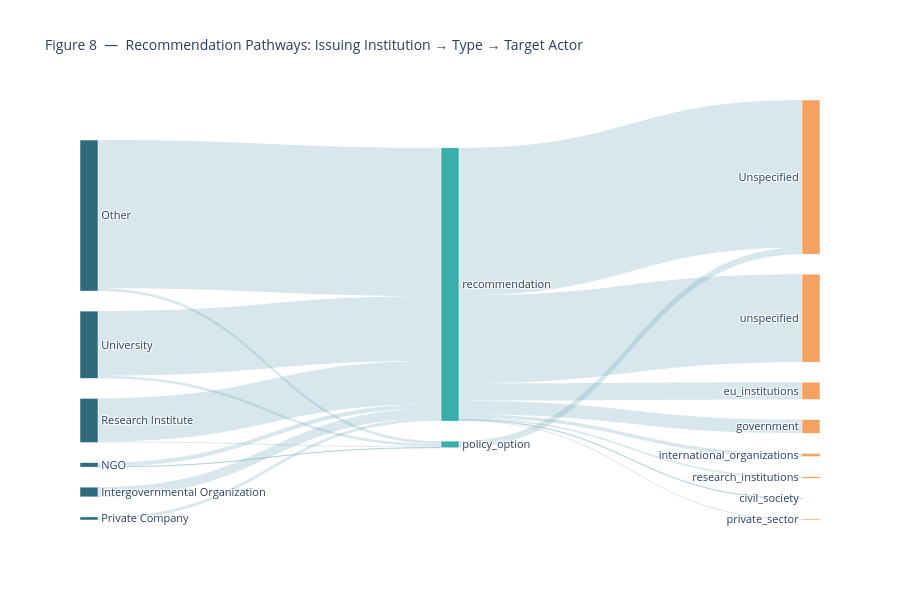

The code cell stored with this chart in its notebook:
### Markdown cell above
## 5. Recommendation pathways[](#8.-Recommendation-Pathways-(Sankey))

This section maps how recommendations flow from the **issuing institution** (by dominant affiliation type per document) through the **extraction type** (the semantic role of the recommendation — e.g. policy option, regulatory measure, actor responsibility) to the **target actor type** (who the recommendation is directed at).

Each link width is proportional to the number of recommendation records taking that path. The chart highlights which affiliation types tend to produce different recommendation styles and which actor types are most frequently targeted. This figure remains separate from the new source-aware manual-vs-AI downstream comparison used earlier in the section.

### Code cell
from IPython.display import Image, display

try:
    import plotly.graph_objects as go
    _plotly_ok = True
except ImportError:
    print("plotly not installed — run: pip install plotly>=5.0.0")
    _plotly_ok = False

if _plotly_ok and len(recommendation_content) and len(documents):
    from collections import Counter

    # ── dominant affiliation type per document ────────────────────────
    def _dominant_affil(s):
        if pd.isna(s) or str(s).strip() == '':
            return 'Other'
        parts = [t.strip() for t in str(s).split(';') if t.strip()]
        return Counter(parts).most_common(1)[0][0] if parts else 'Other'

    _doc_affil = (
        documents.set_index('doc_id')['fm_affiliation_types']
        .apply(_dominant_affil)
        if 'fm_affiliation_types' in documents.columns
        else pd.Series('Other', index=documents['doc_id'])
    )

    recs_s = recommendation_content.copy()
    recs_s['affiliation']   = recs_s['doc_id'].map(_doc_affil).fillna('Other')
    recs_s['ext_type']      = recs_s['extraction_type'].fillna('unknown')
    recs_s['actor']         = recs_s['actor_type'].fillna('Unspecified')

    # ── build node list: affiliation → ext_type → actor ──────────────
    affiliations = sorted(recs_s['affiliation'].unique())
    ext_types    = sorted(recs_s['ext_type'].unique())
    actors       = sorted(recs_s['actor'].unique())

    nodes      = affiliations + ext_types + actors
    node_idx   = {n: i for i, n in enumerate(nodes)}
    node_color = (
        ['#2F6B7C'] * len(affiliations) +
        ['#3AAFA9'] * len(ext_types) +
        ['#F4A261'] * len(actors)
    )

    src, tgt, val = [], [], []

    for (a, e), cnt in recs_s.groupby(['affiliation', 'ext_type']).size().items():
        src.append(node_idx[a]); tgt.append(node_idx[e]); val.append(int(cnt))

    for (e, ac), cnt in recs_s.groupby(['ext_type', 'actor']).size().items():
        src.append(node_idx[e]); tgt.append(node_idx[ac]); val.append(int(cnt))

    fig8 = go.Figure(go.Sankey(
        arrangement='snap',
        node=dict(
            label=nodes,
            color=node_color,
            pad=20,
            thickness=18,
            line=dict(color='white', width=0.5),
        ),
        link=dict(source=src, target=tgt, value=val, color='rgba(100,160,180,0.25)'),
    ))
    fig8.update_layout(
        title_text='Figure 8  —  Recommendation Pathways: Issuing Institution → Type → Target Actor',
        title_font_size=14,
        font_size=11,
        height=600,
    )
    fig8.show()

### Figure 1 — Plotly figure (JSON) as saved in the notebook; plotly's stock layout.template omitted (floating-point values rounded to 4 significant figures)
{"data": [{"arrangement": "snap", "link": {"color": "rgba(100,160,180,0.25)", "source": [0, 1, 1, 2, 2, 3, 4, 4, 5, 5, 6, 7, 7, 7, 7, 7, 7, 7, 7], "target": [7, 6, 7, 6, 7, 7, 6, 7, 6, 7, 8, 8, 9, 10, 11, 12, 13, 14, 15], "value": [35, 1, 15, 10, 529, 11, 4, 154, 9, 231, 24, 526, 2, 62, 49, 12, 4, 6, 314]}, "node": {"color": ["#2F6B7C", "#2F6B7C", "#2F6B7C", "#2F6B7C", "#2F6B7C", "#2F6B7C", "#3AAFA9", "#3AAFA9", "#F4A261", "#F4A261", "#F4A261", "#F4A261", "#F4A261", "#F4A261", "#F4A261", "#F4A261"], "label": ["Intergovernmental Organization", "NGO", "Other", "Private Company", "Research Institute", "University", "policy_option", "recommendation", "Unspecified", "civil_society", "eu_institutions", "government", "international_organizations", "private_sector", "research_institutions", "unspecified"], "line": {"color": "white", "width": 0.5}, "pad": 20, "thickness": 18}, "type": "sankey"}], "layout": {"font": {"size": 11}, "height": 600, "title": {"font": {"size": 14}, "text": "Figure 8  —  Recommendation Pathways: Issuing Institution → Type → Target Actor"}}}
